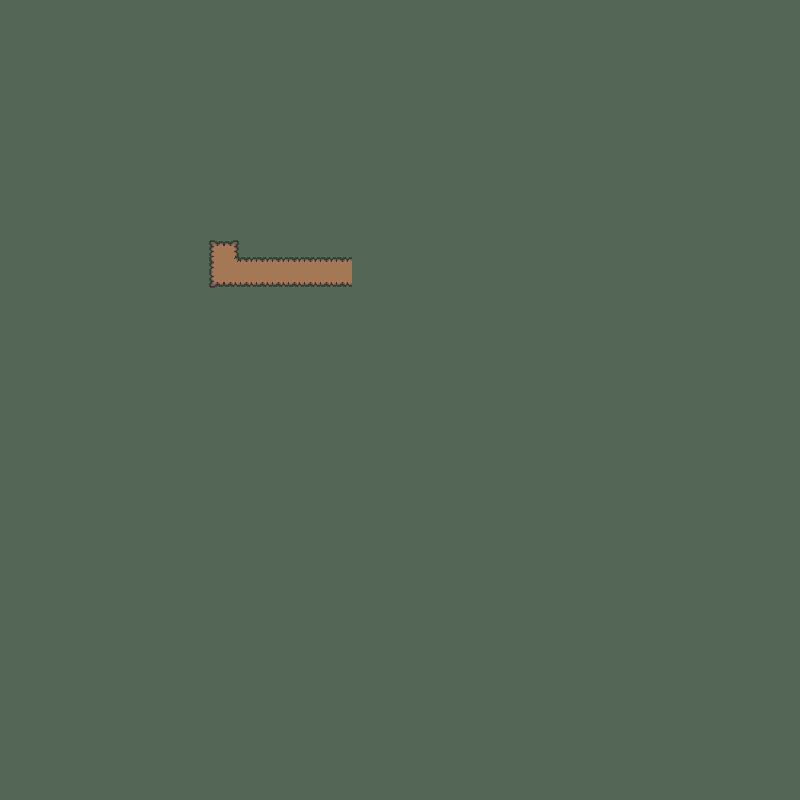

Tiled map render using the project's own tile images. Description and the map definition, with tile-layer contents summarised, below:
An orthogonal 50x50 tile map with 16x16 px tiles, 1 tile layer (Tilemap), 3 tilesets and 404 objects.

<map version="1.10" tiledversion="1.11.2" orientation="orthogonal" renderorder="right-down" width="50" height="50" tilewidth="16" tileheight="16" infinite="0" nextlayerid="4" nextobjectid="690">
 <tileset firstgid="1" source="grass-tileset.tsx" />
 <tileset firstgid="41" source="full_basic_objects.tsx" />
 <tileset firstgid="81" source="treesSpriteSheet.tsx" />
 <layer id="1" name="Tilemap" width="50" height="50">
  <data>[2500 cells, 2500 non-empty, 8 distinct tile ids]</data>
 </layer>
 <objectgroup id="3" name="environment">
  <object id="226" gid="81" x="0" y="32" width="16" height="32" />
  <object id="227" gid="81" x="0" y="80" width="16" height="32" />
  <object id="228" gid="81" x="0" y="128" width="16" height="32" />
  <object id="229" gid="81" x="0" y="192" width="16" height="32" />
  <object id="230" gid="81" x="0" y="256" width="16" height="32" />
  <object id="231" gid="81" x="0" y="320" width="16" height="32" />
  <object id="232" gid="84" x="0" y="304" width="16" height="32" />
  <object id="233" gid="84" x="0" y="208" width="16" height="32" />
  <object id="234" gid="84" x="0" y="144" width="16" height="32" />
  <object id="235" gid="84" x="0" y="48" width="16" height="32" />
  <object id="236" gid="83" x="0" y="64" width="16" height="32" />
  <object id="237" gid="83" x="0" y="96" width="16" height="32" />
  <object id="238" gid="83" x="0" y="160" width="16" height="32" />
  <object id="239" gid="83" x="0" y="112" width="16" height="32" />
  <object id="240" gid="83" x="0" y="176" width="16" height="32" />
  <object id="241" gid="83" x="0" y="224" width="16" height="32" />
  <object id="242" gid="83" x="0" y="288" width="16" height="32" />
  <object id="243" gid="84" x="0" y="272" width="16" height="32" />
  <object id="244" gid="84" x="0" y="240" width="16" height="32" />
  <object id="245" gid="84" x="16" y="48" width="16" height="32" />
  <object id="246" gid="84" x="32" y="32" width="16" height="32" />
  <object id="247" gid="84" x="48" y="48" width="16" height="32" />
  <object id="248" gid="84" x="64" y="32" width="16" height="32" />
  <object id="249" gid="81" x="16" y="32" width="16" height="32" />
  <object id="250" gid="81" x="32" y="48" width="16" height="32" />
  <object id="251" gid="81" x="48" y="32" width="16" height="32" />
  <object id="252" gid="81" x="64" y="48" width="16" height="32" />
  <object id="253" gid="81" x="80" y="32" width="16" height="32" />
  <object id="254" gid="81" x="112" y="48" width="16" height="32" />
  <object id="255" gid="81" x="144" y="32" width="16" height="32" />
  <object id="256" gid="81" x="176" y="48" width="16" height="32" />
  <object id="257" gid="81" x="208" y="32" width="16" height="32" />
  <object id="258" gid="81" x="240" y="48" width="16" height="32" />
  <object id="259" gid="81" x="272" y="32" width="16" height="32" />
  <object id="260" gid="81" x="304" y="64" width="16" height="32" />
  <object id="261" gid="82" x="80" y="48" width="16" height="32" />
  <object id="262" gid="82" x="96" y="32" width="16" height="32" />
  <object id="263" gid="82" x="128" y="48" width="16" height="32" />
  <object id="264" gid="82" x="160" y="32" width="16" height="32" />
  <object id="265" gid="82" x="160" y="48" width="16" height="32" />
  <object id="266" gid="82" x="224" y="32" width="16" height="32" />
  <object id="267" gid="82" x="192" y="48" width="16" height="32" />
  <object id="268" gid="82" x="256" y="48" width="16" height="32" />
  <object id="269" gid="82" x="288" y="48" width="16" height="32" />
  <object id="270" gid="82" x="96" y="96" width="16" height="32" />
  <object id="271" gid="82" x="112" y="128" width="16" height="32" />
  <object id="272" gid="83" x="96" y="48" width="16" height="32" />
  <object id="273" gid="83" x="112" y="32" width="16" height="32" />
  <object id="274" gid="83" x="144" y="48" width="16" height="32" />
  <object id="275" gid="83" x="176" y="32" width="16" height="32" />
  <object id="276" gid="83" x="224" y="48" width="16" height="32" />
  <object id="277" gid="83" x="256" y="32" width="16" height="32" />
  <object id="278" gid="83" x="304" y="32" width="16" height="32" />
  <object id="279" gid="83" x="96" y="144" width="16" height="32" />
  <object id="280" gid="83" x="112" y="160" width="16" height="32" />
  <object id="281" gid="83" x="96" y="192" width="16" height="32" />
  <object id="282" gid="83" x="112" y="208" width="16" height="32" />
  <object id="283" gid="84" x="128" y="32" width="16" height="32" />
  <object id="284" gid="84" x="192" y="32" width="16" height="32" />
  <object id="285" gid="84" x="208" y="48" width="16" height="32" />
  <object id="286" gid="84" x="240" y="32" width="16" height="32" />
  <object id="287" gid="84" x="272" y="48" width="16" height="32" />
  <object id="288" gid="84" x="288" y="32" width="16" height="32" />
  <object id="289" gid="84" x="288" y="64" width="16" height="32" />
  <object id="290" gid="84" x="304" y="48" width="16" height="32" />
  <object id="291" gid="84" x="112" y="96" width="16" height="32" />
  <object id="292" gid="84" x="288" y="80" width="16" height="32" />
  <object id="293" gid="84" x="112" y="224" width="16" height="32" />
  <object id="294" gid="84" x="96" y="240" width="16" height="32" />
  <object id="295" gid="84" x="112" y="240" width="16" height="32" />
  <object id="296" gid="81" x="96" y="224" width="16" height="32" />
  <object id="297" gid="81" x="112" y="176" width="16" height="32" />
  <object id="298" gid="81" x="96" y="160" width="16" height="32" />
  <object id="299" gid="81" x="304" y="80" width="16" height="32" />
  <object id="300" gid="82" x="96" y="112" width="16" height="32" />
  <object id="301" gid="82" x="112" y="192" width="16" height="32" />
  <object id="302" gid="82" x="96" y="176" width="16" height="32" />
  <object id="303" gid="82" x="112" y="144" width="16" height="32" />
  <object id="304" gid="82" x="96" y="128" width="16" height="32" />
  <object id="305" gid="82" x="112" y="112" width="16" height="32" />
  <object id="306" gid="82" x="96" y="208" width="16" height="32" />
  <object id="307" gid="81" x="16" y="304" width="16" height="32" />
  <object id="308" gid="81" x="80" y="304" width="16" height="32" />
  <object id="309" gid="81" x="128" y="304" width="16" height="32" />
  <object id="310" gid="81" x="160" y="320" width="16" height="32" />
  <object id="311" gid="81" x="96" y="320" width="16" height="32" />
  <object id="312" gid="81" x="48" y="320" width="16" height="32" />
  <object id="313" gid="81" x="224" y="304" width="16" height="32" />
  <object id="314" gid="81" x="272" y="320" width="16" height="32" />
  <object id="315" gid="81" x="304" y="304" width="16" height="32" />
  <object id="316" gid="82" x="288" y="320" width="16" height="32" />
  <object id="317" gid="82" x="256" y="304" width="16" height="32" />
  <object id="318" gid="82" x="240" y="320" width="16" height="32" />
  <object id="319" gid="82" x="208" y="320" width="16" height="32" />
  <object id="320" gid="82" x="176" y="320" width="16" height="32" />
  <object id="321" gid="82" x="160" y="304" width="16" height="32" />
  <object id="322" gid="82" x="144" y="320" width="16" height="32" />
  <object id="323" gid="82" x="112" y="304" width="16" height="32" />
  <object id="324" gid="82" x="64" y="304" width="16" height="32" />
  <object id="325" gid="82" x="32" y="320" width="16" height="32" />
  <object id="326" gid="83" x="16" y="320" width="16" height="32" />
  <object id="327" gid="83" x="32" y="304" width="16" height="32" />
  <object id="328" gid="83" x="64" y="320" width="16" height="32" />
  <object id="329" gid="83" x="96" y="304" width="16" height="32" />
  <object id="330" gid="83" x="128" y="320" width="16" height="32" />
  </objectgroup>
</map>
<!-- 299 of 404 objects omitted -->
